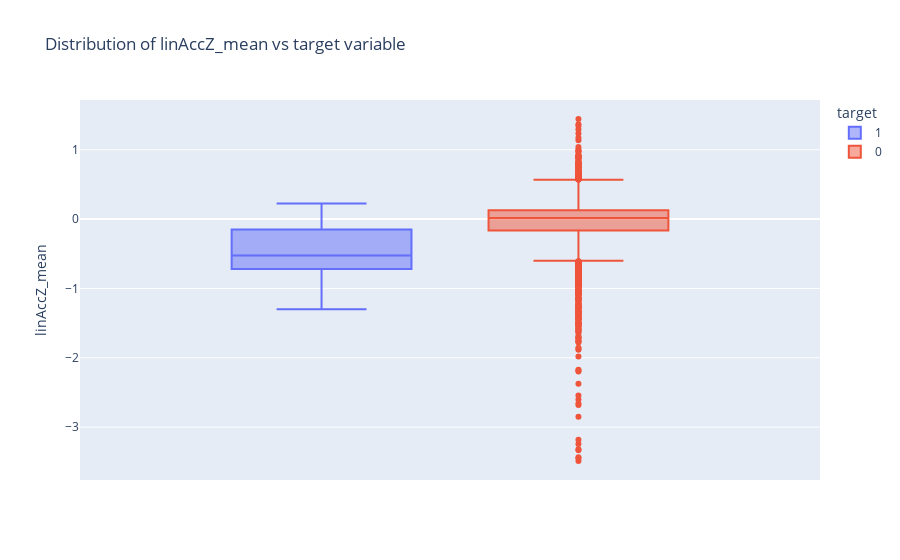

This figure's notebook cell:
### Markdown cell above
# EDA

### Code cell
fig = px.box(data_custom, y="linAccZ_mean", color="target",title = 'Distribution of linAccZ_mean vs target variable')
fig.update_traces(quartilemethod="exclusive") 
fig.show()

### Figure 1 — Plotly figure (JSON) as saved in the notebook; plotly's stock layout.template omitted (floating-point values rounded to 4 significant figures; data arrays with more than 128 entries replaced by an {"elided": "..."} marker saying what was removed)
{"data": [{"alignmentgroup": "True", "hovertemplate": "target=1<br>linAccZ_mean=%{y}<extra></extra>", "legendgroup": "1", "marker": {"color": "#636efa"}, "name": "1", "notched": false, "offsetgroup": "1", "orientation": "v", "quartilemethod": "exclusive", "showlegend": true, "type": "box", "x0": " ", "xaxis": "x", "y": [-0.06519, -0.0537, -0.07355, -0.0001448, -0.3465, -0.05596, -0.1556, 0.0205, 0.056, -0.5342, -0.1838, -0.007824, -0.06909, -0.1196, -0.3209, -0.09956, -0.2701, -0.04072, -0.1576, -0.09034, -0.1092, 0.04531, -0.1226, -0.3253, -0.727, -0.2638, -0.4506, -0.554, -0.5413, -0.7672, -0.4331, -0.5248, -0.577, -0.5962, -0.9212, -0.5538, -0.2793, -0.8838, -0.5245, -0.7721, -0.563, -0.5906, -0.6092, -0.4847, -0.766, -0.888, -0.6635, -0.2535, -0.8448, -0.5701, -1.058, -0.6657, -0.722, -0.5623, -0.8027, -0.6346, -0.6793, -0.8306, -0.949, -0.6355, -0.8943, -0.73, -0.8583, -0.7915, -0.9642, -0.6089, 0.02206, -0.2224, -0.7802, 0.1854, -0.02034, -0.2673, 0.2245, -0.1481, -1.014, -0.8338, -0.7408, 0.01473, -0.3494, -0.5273, -0.6851, -0.6175, -0.6138, -0.8569, -0.5565, 0.107, 0.04189, -1.173, -0.299, 0.04814, 0.1264, -0.7661, -0.8501, -0.7997, -0.4352, -0.6913, -0.7194, -0.5821, -0.5256, -0.6073, 0.03383, -0.1554, -0.8434, -0.3534, -0.5059, -0.6296, -1.3, -0.5031, -0.04828, 0.1808, -0.2394, -0.0978, -0.1535, 0.05726, -0.1728, -0.7151, -0.4311, -0.3894, -0.7128, -0.7717, -0.6465, -0.7194, -0.6321, -0.4466], "y0": " ", "yaxis": "y"}, {"alignmentgroup": "True", "hovertemplate": "target=0<br>linAccZ_mean=%{y}<extra></extra>", "legendgroup": "0", "marker": {"color": "#EF553B"}, "name": "0", "notched": false, "offsetgroup": "0", "orientation": "v", "quartilemethod": "exclusive", "showlegend": true, "type": "box", "x0": " ", "xaxis": "x", "y": {"elided": "2824 float values"}, "y0": " ", "yaxis": "y"}], "layout": {"boxmode": "group", "legend": {"title": {"text": "target"}, "tracegroupgap": 0}, "title": {"text": "Distribution of linAccZ_mean vs target variable"}, "xaxis": {"anchor": "y", "domain": [0, 1]}, "yaxis": {"anchor": "x", "domain": [0, 1], "title": {"text": "linAccZ_mean"}}}}
